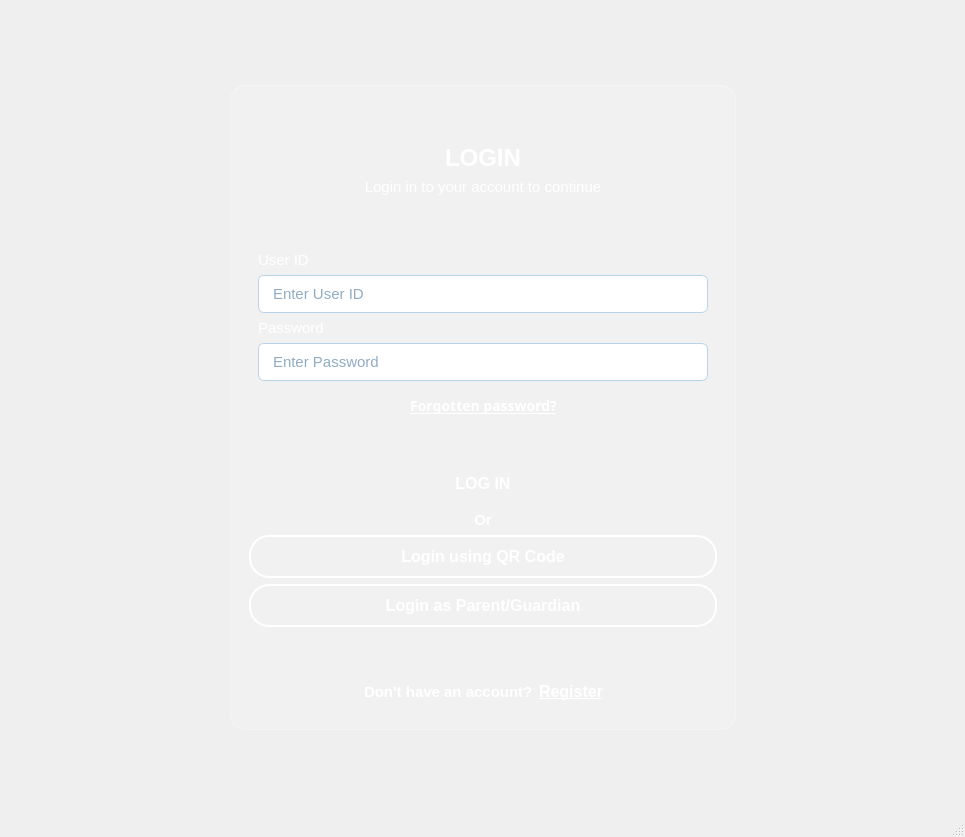
<?xml version="1.0" encoding="UTF-8"?>
<ui version="4.0">
 <class>MainWindow</class>
 <widget class="QMainWindow" name="MainWindow">
  <property name="enabled">
   <bool>true</bool>
  </property>
  <property name="geometry">
   <rect>
    <x>0</x>
    <y>0</y>
    <width>965</width>
    <height>837</height>
   </rect>
  </property>
  <property name="minimumSize">
   <size>
    <width>765</width>
    <height>0</height>
   </size>
  </property>
  <property name="windowTitle">
   <string>MainWindow</string>
  </property>
  <property name="styleSheet">
   <string notr="true">QMainWindow {
	border-image: url(:/img/reso/BG.png);
}
	</string>
  </property>
  <widget class="QWidget" name="centralwidget">
   <layout class="QGridLayout" name="gridLayout_5">
    <item row="0" column="1">
     <spacer name="verticalSpacer_6">
      <property name="orientation">
       <enum>Qt::Vertical</enum>
      </property>
      <property name="sizeType">
       <enum>QSizePolicy::Expanding</enum>
      </property>
      <property name="sizeHint" stdset="0">
       <size>
        <width>20</width>
        <height>28</height>
       </size>
      </property>
     </spacer>
    </item>
    <item row="1" column="0">
     <spacer name="horizontalSpacer_6">
      <property name="orientation">
       <enum>Qt::Horizontal</enum>
      </property>
      <property name="sizeType">
       <enum>QSizePolicy::Expanding</enum>
      </property>
      <property name="sizeHint" stdset="0">
       <size>
        <width>216</width>
        <height>20</height>
       </size>
      </property>
     </spacer>
    </item>
    <item row="1" column="1" rowspan="2">
     <widget class="QFrame" name="frame_2">
      <property name="sizePolicy">
       <sizepolicy hsizetype="Expanding" vsizetype="Expanding">
        <horstretch>0</horstretch>
        <verstretch>0</verstretch>
       </sizepolicy>
      </property>
      <property name="styleSheet">
       <string notr="true">QFrame {
    background-color: rgba(255, 255, 255, 0.15);
    border: 1px solid rgba(255, 255, 255, 0.3);
    border-radius: 15px;
}
</string>
      </property>
      <property name="frameShape">
       <enum>QFrame::StyledPanel</enum>
      </property>
      <property name="frameShadow">
       <enum>QFrame::Raised</enum>
      </property>
      <layout class="QGridLayout" name="gridLayout_4">
       <item row="0" column="0" rowspan="2">
        <widget class="QFrame" name="frame">
         <property name="enabled">
          <bool>true</bool>
         </property>
         <property name="sizePolicy">
          <sizepolicy hsizetype="Expanding" vsizetype="Expanding">
           <horstretch>0</horstretch>
           <verstretch>0</verstretch>
          </sizepolicy>
         </property>
         <property name="styleSheet">
          <string notr="true">QFrame {
    border: none;
    background: none;
}
</string>
         </property>
         <property name="frameShape">
          <enum>QFrame::NoFrame</enum>
         </property>
         <property name="frameShadow">
          <enum>QFrame::Raised</enum>
         </property>
         <layout class="QGridLayout" name="gridLayout">
          <item row="12" column="0">
           <widget class="QFrame" name="frame_3">
            <property name="styleSheet">
             <string notr="true">QFrame {
    background: transparent;
    border: none;
    border-radius: 15px;
}
</string>
            </property>
            <property name="frameShape">
             <enum>QFrame::StyledPanel</enum>
            </property>
            <property name="frameShadow">
             <enum>QFrame::Raised</enum>
            </property>
            <layout class="QGridLayout" name="gridLayout_2">
             <item row="0" column="0">
              <spacer name="horizontalSpacer_2">
               <property name="orientation">
                <enum>Qt::Horizontal</enum>
               </property>
               <property name="sizeHint" stdset="0">
                <size>
                 <width>40</width>
                 <height>20</height>
                </size>
               </property>
              </spacer>
             </item>
             <item row="0" column="3">
              <spacer name="horizontalSpacer_3">
               <property name="orientation">
                <enum>Qt::Horizontal</enum>
               </property>
               <property name="sizeType">
                <enum>QSizePolicy::Expanding</enum>
               </property>
               <property name="sizeHint" stdset="0">
                <size>
                 <width>40</width>
                 <height>20</height>
                </size>
               </property>
              </spacer>
             </item>
             <item row="0" column="1">
              <widget class="QLabel" name="label_11">
               <property name="styleSheet">
                <string notr="true">QLabel {
    font-size: 15px;
    font-weight: bold;
    color: white;
    background: transparent;
    border: none;
}
</string>
               </property>
               <property name="text">
                <string>Don't have an account?</string>
               </property>
              </widget>
             </item>
             <item row="0" column="2">
              <widget class="QPushButton" name="register_btn">
               <property name="styleSheet">
                <string notr="true">QPushButton {
    background: transparent;
    border: none;
    color: white;
    font-size: 16px;
    font-weight: bold;
    font-family: &quot;Poppins&quot;, &quot;Arial&quot;, &quot;Helvetica&quot;, sans-serif;
    text-decoration: underline;
    cursor: pointer;
}

QPushButton:hover {
    color: #98D2C0;
}

QPushButton:pressed {
    color: white;
}
</string>
               </property>
               <property name="text">
                <string>Register</string>
               </property>
              </widget>
             </item>
            </layout>
           </widget>
          </item>
          <item row="5" column="0">
           <layout class="QHBoxLayout" name="horizontalLayout">
            <item>
             <spacer name="horizontalSpacer">
              <property name="orientation">
               <enum>Qt::Horizontal</enum>
              </property>
              <property name="sizeType">
               <enum>QSizePolicy::Expanding</enum>
              </property>
              <property name="sizeHint" stdset="0">
               <size>
                <width>40</width>
                <height>20</height>
               </size>
              </property>
             </spacer>
            </item>
            <item>
             <widget class="QPushButton" name="ForgotPassword">
              <property name="enabled">
               <bool>true</bool>
              </property>
              <property name="font">
               <font>
                <family>Poppins,Arial,Helvetica,sans-serif</family>
                <pointsize>-1</pointsize>
                <weight>75</weight>
                <bold>true</bold>
                <underline>true</underline>
               </font>
              </property>
              <property name="styleSheet">
               <string notr="true">QPushButton {
    background: transparent;
    border: none;
    color: white;
    font-size: 14px;
    font-weight: bold;
    font-family: &quot;Poppins&quot;, &quot;Arial&quot;, &quot;Helvetica&quot;, sans-serif;
    text-decoration: underline;
    cursor: pointer;
}

QPushButton:hover {
    color: #98D2C0;
}

QPushButton:pressed {
    color: white;
}
</string>
              </property>
              <property name="text">
               <string>Forgotten password?</string>
              </property>
             </widget>
            </item>
            <item>
             <spacer name="horizontalSpacer_4">
              <property name="orientation">
               <enum>Qt::Horizontal</enum>
              </property>
              <property name="sizeHint" stdset="0">
               <size>
                <width>40</width>
                <height>20</height>
               </size>
              </property>
             </spacer>
            </item>
           </layout>
          </item>
          <item row="4" column="0">
           <widget class="QStackedWidget" name="stackedWidget">
            <property name="enabled">
             <bool>true</bool>
            </property>
            <property name="styleSheet">
             <string notr="true"/>
            </property>
            <property name="currentIndex">
             <number>0</number>
            </property>
            <widget class="QWidget" name="Student_FacultyLog">
             <layout class="QGridLayout" name="gridLayout_3">
              <item row="0" column="0">
               <widget class="QLabel" name="label_2">
                <property name="styleSheet">
                 <string notr="true">QLabel {
    font-size: 15px;
    color: white;
    background: transparent;
    border: none;
}
</string>
                </property>
                <property name="text">
                 <string>User ID</string>
                </property>
               </widget>
              </item>
              <item row="1" column="0">
               <widget class="QLineEdit" name="User_ID">
                <property name="enabled">
                 <bool>true</bool>
                </property>
                <property name="styleSheet">
                 <string notr="true">QLineEdit {
    background-color: white;
    border: 1px solid #B8D5E7;
    border-radius: 6px;
    padding: 8px 12px;
    font-size: 15px;
    color: #215988;
    selection-background-color: #FF5929;
}

QLineEdit:focus {
    border: 1px solid #FF5929;
    background-color: white;
}
</string>
                </property>
                <property name="dragEnabled">
                 <bool>false</bool>
                </property>
                <property name="placeholderText">
                 <string>Enter User ID</string>
                </property>
               </widget>
              </item>
              <item row="2" column="0">
               <widget class="QLabel" name="label_3">
                <property name="styleSheet">
                 <string notr="true">QLabel {
    font-size: 15px;
    color: white;
    background: transparent;
    border: none;
}
</string>
                </property>
                <property name="text">
                 <string>Password</string>
                </property>
               </widget>
              </item>
              <item row="3" column="0">
               <widget class="QLineEdit" name="Password">
                <property name="styleSheet">
                 <string notr="true">QLineEdit {
    background-color: white;
    border: 1px solid #B8D5E7;
    border-radius: 6px;
    padding: 8px 12px;
    font-size: 15px;
    color: #215988;
    selection-background-color: #FF5929;
}

QLineEdit:focus {
    border: 1px solid #FF5929;
    background-color: white;
}
</string>
                </property>
                <property name="echoMode">
                 <enum>QLineEdit::Password</enum>
                </property>
                <property name="placeholderText">
                 <string>Enter Password</string>
                </property>
               </widget>
              </item>
             </layout>
            </widget>
            <widget class="QWidget" name="Guardian_login">
             <layout class="QGridLayout" name="gridLayout_6">
              <item row="0" column="0">
               <widget class="QLabel" name="label_4">
                <property name="styleSheet">
                 <string notr="true">QLabel {
    font-size: 15px;
    color: white;
    background: transparent;
    border: none;
}
</string>
                </property>
                <property name="text">
                 <string>Student ID</string>
                </property>
               </widget>
              </item>
              <item row="1" column="0">
               <widget class="QLineEdit" name="studentID">
                <property name="enabled">
                 <bool>true</bool>
                </property>
                <property name="styleSheet">
                 <string notr="true">QLineEdit {
    background-color: white;
    border: 1px solid #B8D5E7;
    border-radius: 6px;
    padding: 8px 12px;
    font-size: 15px;
    color: #215988;
    selection-background-color: #FF5929;
}

QLineEdit:focus {
    border: 1px solid #FF5929;
    background-color: white;
}
</string>
                </property>
                <property name="placeholderText">
                 <string>Enter Student ID</string>
                </property>
               </widget>
              </item>
              <item row="2" column="0">
               <widget class="QLabel" name="label_5">
                <property name="styleSheet">
                 <string notr="true">QLabel {
    font-size: 15px;
    color: white;
    background: transparent;
    border: none;
}
</string>
                </property>
                <property name="text">
                 <string>Student Birthdate</string>
                </property>
               </widget>
              </item>
              <item row="3" column="0">
               <widget class="QDateEdit" name="birthdate">
                <property name="styleSheet">
                 <string notr="true">QLineEdit, QDateEdit { 
    background-color: white;
    border: 1px solid #B8D5E7;
    border-radius: 6px;
    padding: 8px 12px;
    font-size: 15px;
    color: #215988;
    selection-background-color: #FF5929;
}

QLineEdit:focus, QDateEdit:focus {
    border: 1px solid #FF5929;
    background-color: white;
}

QCalendarWidget {
    background-color: white;
}
</string>
                </property>
                <property name="calendarPopup">
                 <bool>true</bool>
                </property>
               </widget>
              </item>
             </layout>
            </widget>
            <widget class="QWidget" name="QR_Login">
             <layout class="QGridLayout" name="gridLayout_8">
              <item row="0" column="0">
               <layout class="QGridLayout" name="gridLayout_7">
                <item row="0" column="0" colspan="3">
                 <widget class="QLabel" name="label_13">
                  <property name="minimumSize">
                   <size>
                    <width>450</width>
                    <height>20</height>
                   </size>
                  </property>
                  <property name="styleSheet">
                   <string notr="true">QLabel {
    font-size: 15px;
    color: white;
    background: transparent;
    border: none;
}
</string>
                  </property>
                  <property name="text">
                   <string>Login via QR Code</string>
                  </property>
                  <property name="alignment">
                   <set>Qt::AlignCenter</set>
                  </property>
                 </widget>
                </item>
                <item row="1" column="1">
                 <widget class="QLineEdit" name="Qr_login">
                  <property name="enabled">
                   <bool>true</bool>
                  </property>
                  <property name="styleSheet">
                   <string notr="true">QLineEdit {
    background-color: white;
    border: 1px solid #B8D5E7;
    border-radius: 6px;
    padding: 8px 12px;
    font-size: 15px;
    color: #215988;
    selection-background-color: #FF5929;
}

QLineEdit:focus {
    border: 1px solid #FF5929;
    background-color: white;
}
</string>
                  </property>
                  <property name="readOnly">
                   <bool>false</bool>
                  </property>
                  <property name="placeholderText">
                   <string>Scanned token will display here</string>
                  </property>
                 </widget>
                </item>
               </layout>
              </item>
             </layout>
            </widget>
           </widget>
          </item>
          <item row="0" column="0">
           <spacer name="verticalSpacer_8">
            <property name="orientation">
             <enum>Qt::Vertical</enum>
            </property>
            <property name="sizeType">
             <enum>QSizePolicy::Fixed</enum>
            </property>
            <property name="sizeHint" stdset="0">
             <size>
              <width>20</width>
              <height>40</height>
             </size>
            </property>
           </spacer>
          </item>
          <item row="3" column="0">
           <spacer name="verticalSpacer_3">
            <property name="orientation">
             <enum>Qt::Vertical</enum>
            </property>
            <property name="sizeType">
             <enum>QSizePolicy::MinimumExpanding</enum>
            </property>
            <property name="sizeHint" stdset="0">
             <size>
              <width>20</width>
              <height>40</height>
             </size>
            </property>
           </spacer>
          </item>
          <item row="1" column="0">
           <widget class="QLabel" name="LogIn">
            <property name="font">
             <font>
              <pointsize>-1</pointsize>
              <weight>75</weight>
              <bold>true</bold>
             </font>
            </property>
            <property name="styleSheet">
             <string notr="true">QLabel {
    font-size: 24px;
    color: white;
    font-weight: bold;
}
</string>
            </property>
            <property name="text">
             <string>LOGIN</string>
            </property>
            <property name="alignment">
             <set>Qt::AlignCenter</set>
            </property>
           </widget>
          </item>
          <item row="2" column="0">
           <widget class="QLabel" name="label_12">
            <property name="styleSheet">
             <string notr="true">QLabel {
    font-size: 15px;
    color: white;
    background: transparent;
    border: none;
}
</string>
            </property>
            <property name="text">
             <string>Login in to your account to continue</string>
            </property>
            <property name="alignment">
             <set>Qt::AlignCenter</set>
            </property>
           </widget>
          </item>
          <item row="7" column="0">
           <widget class="QPushButton" name="login">
            <property name="font">
             <font>
              <pointsize>-1</pointsize>
              <weight>75</weight>
              <bold>true</bold>
             </font>
            </property>
            <property name="styleSheet">
             <string notr="true">QPushButton {
    background-color: qlineargradient(spread:pad, x1:0, y1:0, x2:0, y2:1, 
                                      stop:0 #1E5CFF, stop:1 #004DFF);
    color: white;
    border-radius: 20px;
    padding: 12px 18px;
    font-size: 16px;
    font-weight: bold;
    border: none;
}

QPushButton:hover {
    background-color: qlineargradient(spread:pad, x1:0, y1:0, x2:0, y2:1, 
                                      stop:0 #004DFF, stop:1 #003BB8);
}

QPushButton:pressed {
    background-color: #003BB8;
}
</string>
            </property>
            <property name="text">
             <string>LOG IN</string>
            </property>
           </widget>
          </item>
          <item row="10" column="0">
           <widget class="QPushButton" name="guardian_login">
            <property name="font">
             <font>
              <pointsize>-1</pointsize>
              <weight>75</weight>
              <bold>true</bold>
             </font>
            </property>
            <property name="styleSheet">
             <string notr="true">QPushButton {
    background-color: transparent;
    color: white;
    border: 2px solid white;
    border-radius: 20px;
    padding: 10px;
    font-size: 16px;
    font-weight: bold;
    min-width: 120px;
}

QPushButton:hover {
    background-color: rgba(255, 255, 255, 0.2);
}

QPushButton:pressed {
    background-color: rgba(255, 255, 255, 0.3);
}
</string>
            </property>
            <property name="text">
             <string>Login as Parent/Guardian</string>
            </property>
           </widget>
          </item>
          <item row="8" column="0">
           <widget class="QLabel" name="label_14">
            <property name="styleSheet">
             <string notr="true">QLabel {
    font-size: 15px;
    font-weight: bold;
    color: white;
    background: transparent;
    border: none;
}
</string>
            </property>
            <property name="text">
             <string>Or</string>
            </property>
            <property name="alignment">
             <set>Qt::AlignCenter</set>
            </property>
           </widget>
          </item>
          <item row="6" column="0">
           <spacer name="verticalSpacer_2">
            <property name="orientation">
             <enum>Qt::Vertical</enum>
            </property>
            <property name="sizeType">
             <enum>QSizePolicy::Fixed</enum>
            </property>
            <property name="sizeHint" stdset="0">
             <size>
              <width>20</width>
              <height>40</height>
             </size>
            </property>
           </spacer>
          </item>
          <item row="11" column="0">
           <spacer name="verticalSpacer">
            <property name="orientation">
             <enum>Qt::Vertical</enum>
            </property>
            <property name="sizeType">
             <enum>QSizePolicy::Fixed</enum>
            </property>
            <property name="sizeHint" stdset="0">
             <size>
              <width>20</width>
              <height>40</height>
             </size>
            </property>
           </spacer>
          </item>
          <item row="9" column="0">
           <widget class="QPushButton" name="qrcode_login">
            <property name="font">
             <font>
              <pointsize>-1</pointsize>
              <weight>75</weight>
              <bold>true</bold>
             </font>
            </property>
            <property name="styleSheet">
             <string notr="true">QPushButton {
    background-color: transparent;
    color: white;
    border: 2px solid white;
    border-radius: 20px;
    padding: 10px;
    font-size: 16px;
    font-weight: bold;
    min-width: 120px;
}

QPushButton:hover {
    background-color: rgba(255, 255, 255, 0.2);
}

QPushButton:pressed {
    background-color: rgba(255, 255, 255, 0.3);
}
</string>
            </property>
            <property name="text">
             <string>Login using QR Code</string>
            </property>
           </widget>
          </item>
         </layout>
        </widget>
       </item>
      </layout>
     </widget>
    </item>
    <item row="2" column="2">
     <spacer name="horizontalSpacer_7">
      <property name="orientation">
       <enum>Qt::Horizontal</enum>
      </property>
      <property name="sizeType">
       <enum>QSizePolicy::Expanding</enum>
      </property>
      <property name="sizeHint" stdset="0">
       <size>
        <width>216</width>
        <height>20</height>
       </size>
      </property>
     </spacer>
    </item>
    <item row="3" column="1">
     <spacer name="verticalSpacer_7">
      <property name="orientation">
       <enum>Qt::Vertical</enum>
      </property>
      <property name="sizeType">
       <enum>QSizePolicy::Expanding</enum>
      </property>
      <property name="sizeHint" stdset="0">
       <size>
        <width>20</width>
        <height>28</height>
       </size>
      </property>
     </spacer>
    </item>
   </layout>
  </widget>
  <widget class="QStatusBar" name="statusbar"/>
 </widget>
 <resources>
  <include location="Resources/resources.qrc"/>
 </resources>
 <connections/>
</ui>
